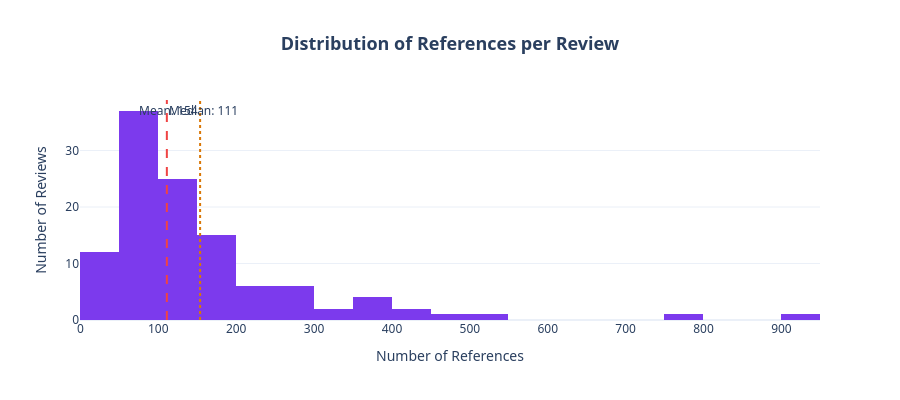

Notebook code cell kept with this figure:
### Code cell
# ══════════════════════════════════════════════════════════════════════════════
#  REFERENCES PER REVIEW DISTRIBUTION
# ══════════════════════════════════════════════════════════════════════════════

refs_per_review = references.groupby('review_doi').size().reset_index(name='ref_count')

fig = px.histogram(
    refs_per_review,
    x='ref_count',
    nbins=30,
    title='<b>Distribution of References per Review</b>',
    labels={'ref_count': 'Number of References', 'count': 'Number of Reviews'},
    template=template,
    color_discrete_sequence=[COLORS['secondary']]
)

# Add median line
median_refs = refs_per_review['ref_count'].median()
mean_refs = refs_per_review['ref_count'].mean()

fig.add_vline(x=median_refs, line_dash='dash', line_color=COLORS['danger'], 
              annotation_text=f'Median: {median_refs:.0f}', annotation_position='top right')
fig.add_vline(x=mean_refs, line_dash='dot', line_color=COLORS['warning'],
              annotation_text=f'Mean: {mean_refs:.0f}', annotation_position='top left')

fig.update_layout(
    height=400,
    font_family='Segoe UI, sans-serif',
    title_font_size=18,
    title_x=0.5,
    showlegend=False,
    yaxis_title='Number of Reviews',
    plot_bgcolor='rgba(0,0,0,0)',
)

fig.show()

### Figure 1 — Plotly figure (JSON) as saved in the notebook; plotly's stock layout.template omitted (floating-point values rounded to 4 significant figures)
{"data": [{"alignmentgroup": "True", "bingroup": "x", "hovertemplate": "Number of References=%{x}<br>count=%{y}<extra></extra>", "legendgroup": "", "marker": {"color": "#7C3AED", "pattern": {"shape": ""}}, "name": "", "nbinsx": 30, "offsetgroup": "", "orientation": "v", "showlegend": false, "type": "histogram", "x": [23, 111, 35, 43, 758, 93, 24, 88, 14, 63, 78, 147, 91, 19, 41, 48, 102, 55, 67, 66, 65, 111, 98, 58, 68, 399, 124, 151, 82, 43, 85, 63, 29, 58, 87, 22, 159, 911, 177, 161, 84, 358, 68, 92, 201, 56, 53, 178, 58, 136, 82, 71, 102, 124, 230, 177, 142, 424, 464, 68, 69, 191, 100, 137, 294, 283, 283, 95, 89, 357, 311, 237, 136, 105, 173, 168, 285, 132, 298, 188, 125, 132, 149, 188, 191, 255, 538, 82, 127, 95, 403, 92, 166, 130, 212, 101, 155, 150, 364, 302, 79, 62, 57, 101, 207, 87, 55, 123, 214, 46, 121, 138, 105], "xaxis": "x", "yaxis": "y"}], "layout": {"annotations": [{"showarrow": false, "text": "Median: 111", "x": 111, "xanchor": "left", "xref": "x", "y": 1, "yanchor": "top", "yref": "y domain"}, {"showarrow": false, "text": "Mean: 154", "x": 153.7, "xanchor": "right", "xref": "x", "y": 1, "yanchor": "top", "yref": "y domain"}], "barmode": "relative", "font": {"family": "Segoe UI, sans-serif"}, "height": 400, "legend": {"tracegroupgap": 0}, "plot_bgcolor": "rgba(0,0,0,0)", "shapes": [{"line": {"color": "#EF4444", "dash": "dash"}, "type": "line", "x0": 111, "x1": 111, "xref": "x", "y0": 0, "y1": 1, "yref": "y domain"}, {"line": {"color": "#D97706", "dash": "dot"}, "type": "line", "x0": 153.7, "x1": 153.7, "xref": "x", "y0": 0, "y1": 1, "yref": "y domain"}], "showlegend": false, "title": {"font": {"size": 18}, "text": "<b>Distribution of References per Review</b>", "x": 0.5}, "xaxis": {"anchor": "y", "domain": [0, 1], "title": {"text": "Number of References"}}, "yaxis": {"anchor": "x", "domain": [0, 1], "title": {"text": "Number of Reviews"}}}}
